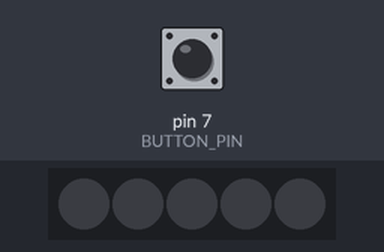
The sketch below on a simulated Arduino Uno, built with avr-gcc and run on an emulated ATmega328P. Shown: 5 RGB LEDs in strip order, left to right. The test bench sets the inputs (shaded band); at power-on: pin 7 (BUTTON_PIN) HIGH. Dim RGB values are drawn brighter than linear.

Above: at 1.2 s.
1.3 s: pin 7 (BUTTON_PIN) pulled LOW for 0.15 s
At 2.2 s:
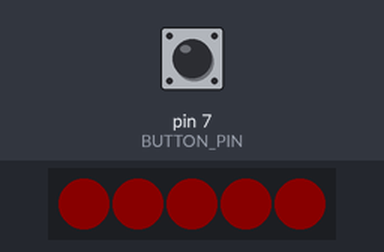
3.0 s: pin 7 (BUTTON_PIN) pulled LOW for 1 s
At 3.5 s:
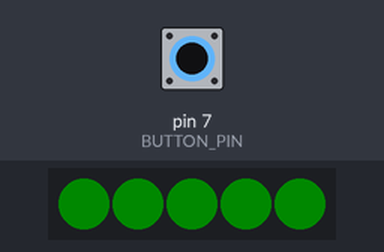
5.5 s: pin 7 (BUTTON_PIN) pulled LOW for 0.15 s
At 6.6 s:
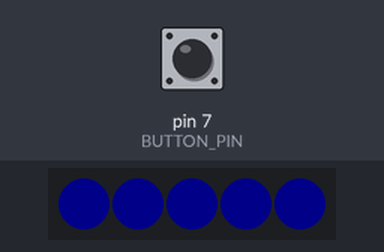
7.2 s: pin 7 (BUTTON_PIN) pulled LOW for 3.2 s
At 7.9 s:
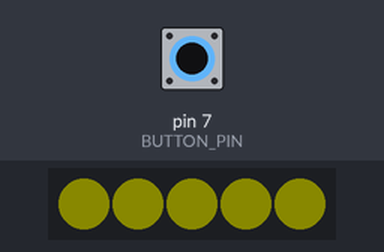
11.9 s: pin 7 (BUTTON_PIN) pulled LOW for 0.15 s
At 12.7 s:
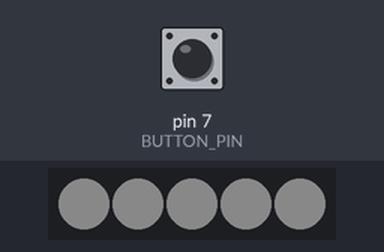
13.6 s: pin 7 (BUTTON_PIN) pulled LOW for 1 s
At 13.63 s:
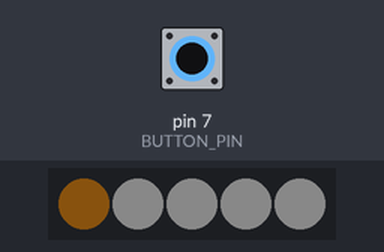
Timing chart, 0 to 16.6 s (numbered marks = the images above; inputs shaded):
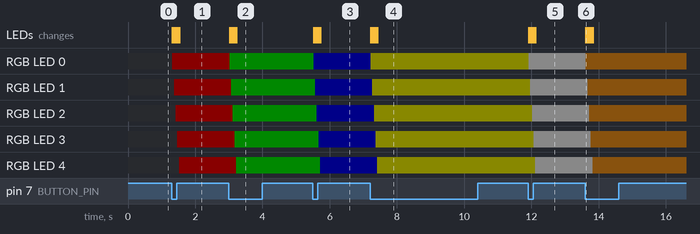

Measured:
- after the input at 1.3 s, RGB LED 0: off → RGB(10, 0, 0) at once; RGB LED 1: off → RGB(10, 0, 0) after 0.07 s; RGB LED 2: off → RGB(10, 0, 0) after 0.12 s; RGB LED 3: off → RGB(10, 0, 0) after 0.17 s; RGB LED 4: off → RGB(10, 0, 0) after 0.22 s; the LEDs: first change at once (image 1 shows a later state)
- after the input at 3.0 s, RGB LED 0: RGB(10, 0, 0) → RGB(0, 10, 0) at once; RGB LED 1: RGB(10, 0, 0) → RGB(0, 10, 0) after 0.07 s
- after the input at 5.5 s, RGB LED 0: RGB(0, 10, 0) → RGB(0, 0, 10) at once; RGB LED 1: RGB(0, 10, 0) → RGB(0, 0, 10) after 0.07 s
- after the input at 7.2 s, RGB LED 0: RGB(0, 0, 10) → RGB(10, 10, 0) at once; RGB LED 1: RGB(0, 0, 10) → RGB(10, 10, 0) after 0.07 s
- after the input at 11.9 s, RGB LED 0: RGB(10, 10, 0) → RGB(10, 10, 10) at once; RGB LED 1: RGB(10, 10, 0) → RGB(10, 10, 10) after 0.07 s
- after the input at 13.6 s, RGB LED 0: RGB(10, 10, 10) → RGB(10, 6, 1) at once; RGB LED 1: RGB(10, 10, 10) → RGB(10, 6, 1) after 0.07 s; RGB LED 2: RGB(10, 10, 10) → RGB(10, 6, 1) after 0.12 s; RGB LED 3: RGB(10, 10, 10) → RGB(10, 6, 1) after 0.17 s; RGB LED 4: RGB(10, 10, 10) → RGB(10, 6, 1) after 0.22 s; the LEDs: change at once (image 6)

The sketch:

testing_neopixel.ino
```cpp
//------ LIBRARY ------
#include <Adafruit_NeoPixel.h>


//------ DEFINE PINS ------
#define PIXEL_PIN    6    // Digital IO pin connected to the NeoPixel lED strip.
#define PIXEL_COUNT 5     // number of leds on the ledstrip
#define BUTTON_PIN   7    // Pin that is connected to the button


Adafruit_NeoPixel strip = Adafruit_NeoPixel(PIXEL_COUNT, PIXEL_PIN, NEO_GRB + NEO_KHZ800);
bool oldState = HIGH;
int showType = 0;


//------ SETUP CODE ------
void setup() {


  pinMode(BUTTON_PIN, INPUT_PULLUP);
  strip.begin();
  strip.show();                                 // Initialize all pixels to 'off'
}

//------ LOOP CODE ------
void loop() {

  bool newState = digitalRead(BUTTON_PIN);      // Get current button state.

  if (newState == LOW && oldState == HIGH) {    // Check if state changed from high to low (button press).
    delay(20);                                  // debounce
    newState = digitalRead(BUTTON_PIN);         // Check if button is still low after debounce.
    if (newState == LOW) {
      showType++;
      if (showType > 6)                         // Number of cases
        showType=0;
      switch_color(showType);                   // Switch cases
    }
  }

  oldState = newState;                          // Set the last button state to the old state.
}

void switch_color(int i) {
  switch(i){
    case 0: ChangeColor(strip.Color(0, 0, 0), 50);    // off
            break;
    case 1: ChangeColor(strip.Color(255, 0, 0), 50);  // Red
            break;
    case 2: ChangeColor(strip.Color(0, 255, 0), 50);  // Green
            break;
    case 3: ChangeColor(strip.Color(0, 0, 255), 50);  // Blue
            break;
    case 4: ChangeColor(strip.Color(255, 255, 0), 50);  // Yellow
            break;
    case 5: ChangeColor(strip.Color(255, 255, 255), 50);  // White
            break;
    case 6: ChangeColor(strip.Color(255, 147,41), 50);  // Warm light
            break;

  }
}

void ChangeColor(uint32_t c, uint8_t wait) {
  for(uint16_t i=0; i<strip.numPixels(); i++) {
    strip.setBrightness(10);
    strip.setPixelColor(i, c);
    strip.show();
    delay(wait);
  }
}
```
